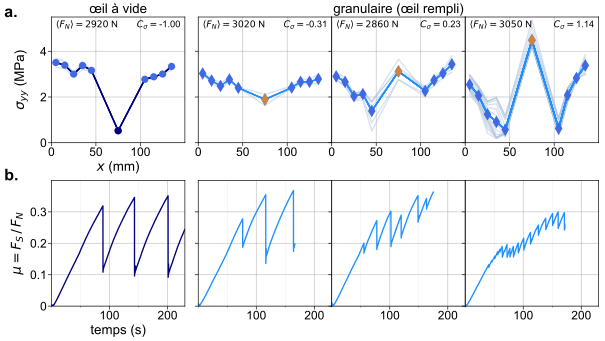

Recreate this plot in Python.
### load data : set up the loading
main_folder = 'E:/manuscrit_these/'
main_folder = '../'


with open(main_folder + "parameters.py", 'r') as f:
        exec(f.read())


def load_profile_plot(x_plot,load_profile,ax,labels=True,suptitle=False,legend=False,
                      linecolor=main_plot_color,c_solid=solid_in_granular_color,c_hole=granular_color, marker=scatter_marker,marker_size=3 ):
    """
    To plot the loading profile (bottom)
    """
    #load
    load_profile_mean=np.mean(load_profile,axis=0)

    # Les lignes transparentes
    for event in load_profile:
        ax.plot(x_plot,event*1e-6,c=secondary_plot_color ,alpha=secondary_plot_alpha ,zorder=1)
        ax.plot(x_plot,load_profile_mean*1e-6,color=linecolor ,zorder=2)

    # Le plot en lui même
    # Points bords
    ax.scatter(x_plot,load_profile_mean*1e-6,
               marker=marker ,s=scatter_size*marker_size ,c=c_solid,zorder=3,edgecolors="k",linewidth=0.01 )
    # Point central

    ax.scatter(x_plot[5],load_profile_mean[5]*1e-6,
               marker=marker,s=scatter_size*marker_size,
               c=c_hole ,label=legend,zorder=3,edgecolors="k",linewidth=0.01)
    if legend:
        ax.legend()

    if labels:
        ax.set_ylabel("$\sigma_{yy}$ (MPa)",size=MEDIUM_SIZE)

    if suptitle:
        ax.set_title(suptitle)


def mu_plot(t,mu,ax,fn,labels=True,suptitle=False,timings=None,
                      linecolor=main_plot_color):
    """
    Plots Mu(t) (top)
    """
    # Create new time and new starting point, to keep only loading
    a=next((i for i, b in enumerate(mu[7000:]>0.05) if b), None)+7000
    start = max(a-5200,0)
    new_t = t[start:]-t[start]
    new_mu = mu[start:]

    # plot
    ax.plot(new_t,new_mu,color=linecolor )

    if labels:
        ax.set_ylabel("$\mu=F_S\,/\,F_N$",size=MEDIUM_SIZE)

    if suptitle:
        ax.set_title(suptitle)

    # Les petits pointillés

    if timings:
        for ti in timings:
            ax.axvline(ti,linestyle=dash_line_style )
            ax.plot([ti,ti],[0,disp[np.abs(t - ti).argmin()]],
                    color=dashed_color,linestyle=dash_line_style ,
                    linewidth=0.4,alpha= secondary_plot_alpha)



def trig_to_time(sm_trig):
    sm_trig=sm_trig>3
    sm_trig[4:-1]+=sm_trig[0:-5]
    sm_trig=sm_trig>0.5
    stop = len(sm_trig)
    j=10000
    timings=[]
    while j < stop:
        if sm_trig[j] :
            k=0
            while j+k<stop and sm_trig[j+k]:
                k+=1
            if k>25:
                timings.append(j)
            j=j+k
        else :
            j+=1
    return(timings)






## quick-load data if already generated

dicto = np.load(main_folder + "data_for_figures/figure_1_c_d.npy",allow_pickle=True).all()


timings=dicto["timings"]
times=dicto["times"]
mus=dicto["mus"]
mean_fns=dicto["mean_fns"]
load_profiles=dicto["load_profiles"]
LCs=dicto["LCs"]



#fig, axes = plt.subplots(nrows=2,ncols=4,sharex=False,sharey="row")
#fig.set_size_inches(size_fig_1)
fig = plt.figure(layout=None)
fig.set_size_inches(size_fig_article_1)


heights = [1,1]
widths = [1,0.1,1,1,1]


gs = fig.add_gridspec(nrows=2, ncols=5, left=0.085, right=0.99,
                      top=0.95,bottom=0.1,
                      hspace=.3, wspace=0,width_ratios=widths,
                      height_ratios=heights)


#top
axes_top=[]
for i in range(5):
    if i!=1:
        axes_top.append( fig.add_subplot(gs[0, i]) )
        axes_top[-1].sharex(axes_top[0])
        axes_top[-1].sharey(axes_top[0])

axes_bot=[]
for i in range(5):
    if i!=1:
        axes_bot.append( fig.add_subplot(gs[1, i]) )
        axes_bot[-1].sharex(axes_bot[0])
        axes_bot[-1].sharey(axes_bot[0])

axes=np.array([axes_bot,axes_top])


# plot solid solid
i=0
load_profile_plot(x_plot, load_profiles[i], axes[1,i],
                      labels=i<1, legend=False,
                      linecolor=solid_solid_color,
                      c_solid=solid_in_granular_color,
                      c_hole=hole_in_solid_color,
                      marker=solid_marker,marker_size=2)
mu_plot(times[i],mus[i],axes[0,i],mean_fns[i],labels=i<1,suptitle=False,
                      linecolor=solid_solid_color )

# plot granular
for i in range(1,4):
    load_profile_plot(x_plot, load_profiles[i], axes[1,i], labels=i<1, legend=False,c_hole=granular_color,linecolor=main_plot_color)
    mu_plot(times[i],mus[i],axes[0,i],mean_fns[i],labels=i<1,suptitle=False,linecolor=main_plot_color)




# top
for i in range(4):
    axes[0,i].set_xlim([0,230])
    if i==0:
        axes[0,i].set_xticks([0,100,200])
    else:
        axes[0,i].set_xticks([100,200])
    axes[0,i].xaxis.set_minor_locator(MultipleLocator(50))
    axes[1,i].set_xlim([0,150])
    axes[1,i].set_xticks([0,50,100])
axes[0,0].set_ylim([0,0.4])
axes[0,0].set_yticks([0,0.1,0.2,0.3])
axes[0,0].set_yticklabels([0,0.1,0.2,0.3])
#axes[0,2].set_xlabel("time (s)",size=MEDIUM_SIZE,labelpad=2)
axes[0,0].set_xlabel("temps (s)",size=MEDIUM_SIZE,labelpad=2)
#axes[0,1].set_ylabel("$\mu=F_S\,/\,F_N$",size=MEDIUM_SIZE,labelpad=7)

# bottom

axes[1,0].set_ylim([0,5.5])
axes[1,0].set_yticks([0,2,4])

# adjust spacings and limits
#real_tight_layout(fig)
set_grid(axes)
plt.subplots_adjust(wspace=0)
plt.subplots_adjust(hspace=0.35)



for i in range(1,4):
    plt.setp(axes[0,i].get_yticklabels(), visible=False)
    plt.setp(axes[1,i].get_yticklabels(), visible=False)


#fig.subplots_adjust(left=0.14,right=0.99, top=0.99, bottom=0.11)


#axes[1,2].set_xlabel("$x$ (mm)",size=MEDIUM_SIZE,labelpad=2)
axes[1,0].set_xlabel("$x$ (mm)",size=MEDIUM_SIZE,labelpad=2)
#axes[1,1].set_ylabel("$\sigma_{yy}$ (MPa)",size=MEDIUM_SIZE,labelpad=5.5)

axes[0,0].yaxis.labelpad=5
axes[1,0].yaxis.labelpad=9
axes[0,1].xaxis.set_label_coords(1.45, -0.18)
axes[1,1].xaxis.set_label_coords(1, -0.18)

for i in range(4):
    axes[1,i].text(5,5.05,r"$\left<F_N\right>={:.0f}$ N".format(round(dicto["mean_fns"][i])*10),size=7)
    axes[1,i].text(145,5.05,r"${}=${:.2f}".format(LC_name_short,(dicto["LCs"][i])),size=7,horizontalalignment='right')

axes[1,0].set_title("œil à vide",size=MEDIUM_SIZE,pad=3)
axes[1,2].set_title("granulaire (œil rempli)",size=MEDIUM_SIZE,pad=3)


fig.text(0.007,0.95,"a.",size=LETTER_SIZE, weight='bold')
fig.text(0.007,0.47,"b.",size=LETTER_SIZE, weight='bold')
# save

plt.savefig(main_folder + "Figures_chap_article/figure_1_c_d.svg")
plt.savefig(main_folder + "Figures_chap_article/figure_1_c_d.pdf")
plt.savefig(main_folder + "Figures_chap_article/figure_1_c_d.png",dpi=dpi_global)
#plt.show()
plt.close('all')
















